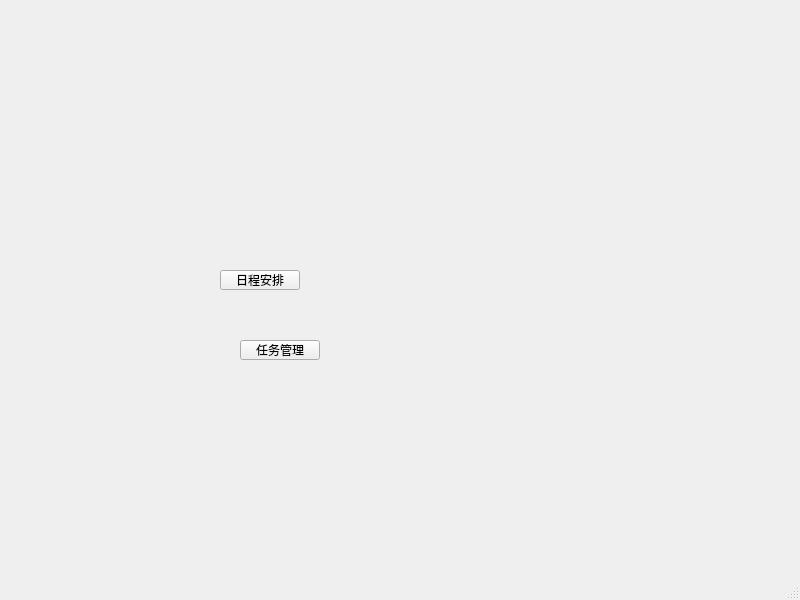
<?xml version="1.0" encoding="UTF-8"?>
<ui version="4.0">
 <class>MainWindow</class>
 <widget class="QMainWindow" name="MainWindow">
  <property name="geometry">
   <rect>
    <x>0</x>
    <y>0</y>
    <width>800</width>
    <height>600</height>
   </rect>
  </property>
  <property name="windowTitle">
   <string>MainWindow</string>
  </property>
  <widget class="QWidget" name="centralwidget">
   <widget class="QPushButton" name="pushButton">
    <property name="geometry">
     <rect>
      <x>220</x>
      <y>270</y>
      <width>80</width>
      <height>20</height>
     </rect>
    </property>
    <property name="text">
     <string>日程安排</string>
    </property>
   </widget>
   <widget class="QPushButton" name="pushButton_2">
    <property name="geometry">
     <rect>
      <x>240</x>
      <y>340</y>
      <width>80</width>
      <height>20</height>
     </rect>
    </property>
    <property name="text">
     <string>任务管理</string>
    </property>
   </widget>
  </widget>
  <widget class="QMenuBar" name="menubar">
   <property name="geometry">
    <rect>
     <x>0</x>
     <y>0</y>
     <width>800</width>
     <height>21</height>
    </rect>
   </property>
  </widget>
  <widget class="QStatusBar" name="statusbar"/>
 </widget>
 <resources/>
 <connections/>
</ui>
